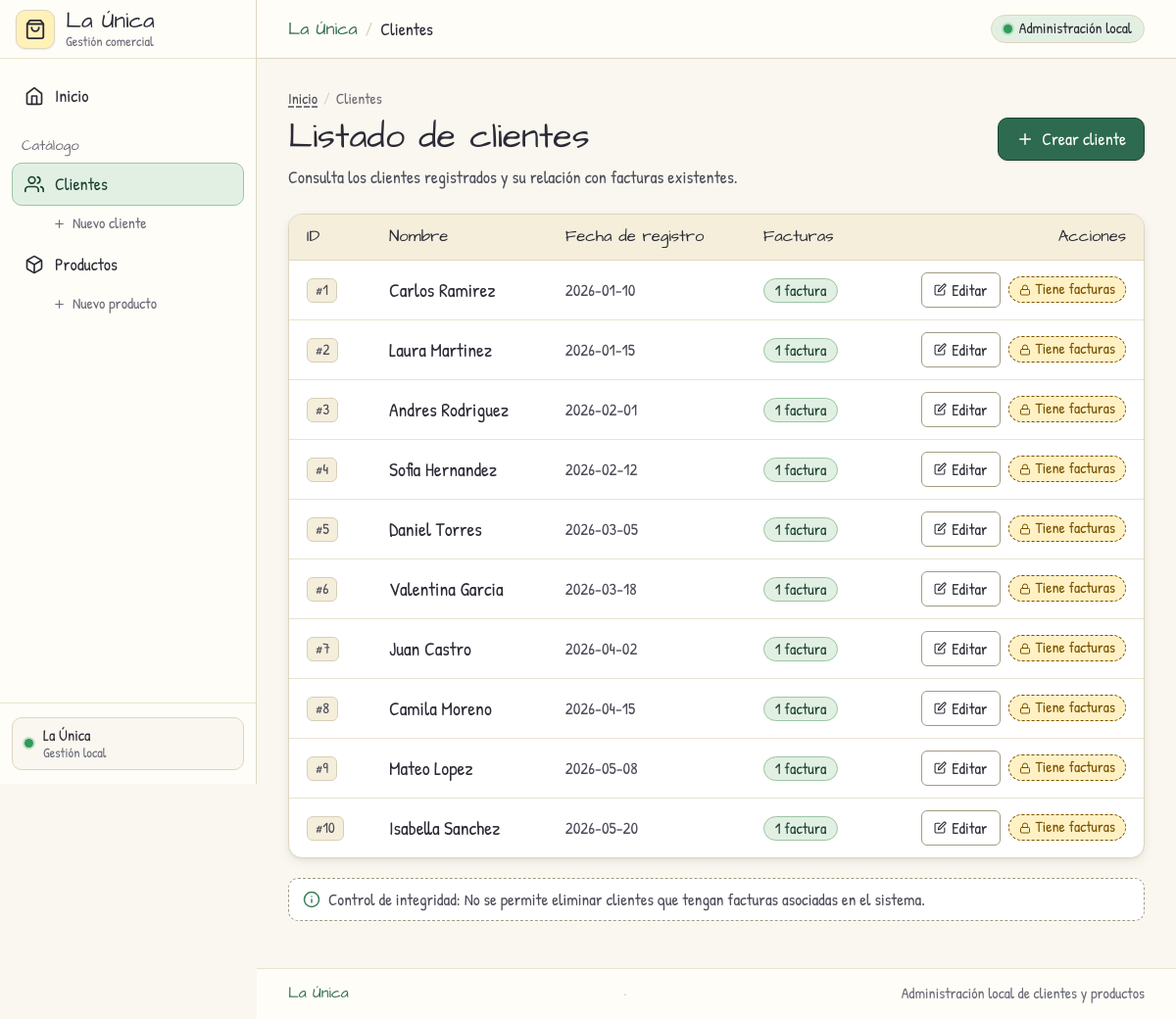
The page /php/clientes/ver_clientes.php on the database as committed earlier.
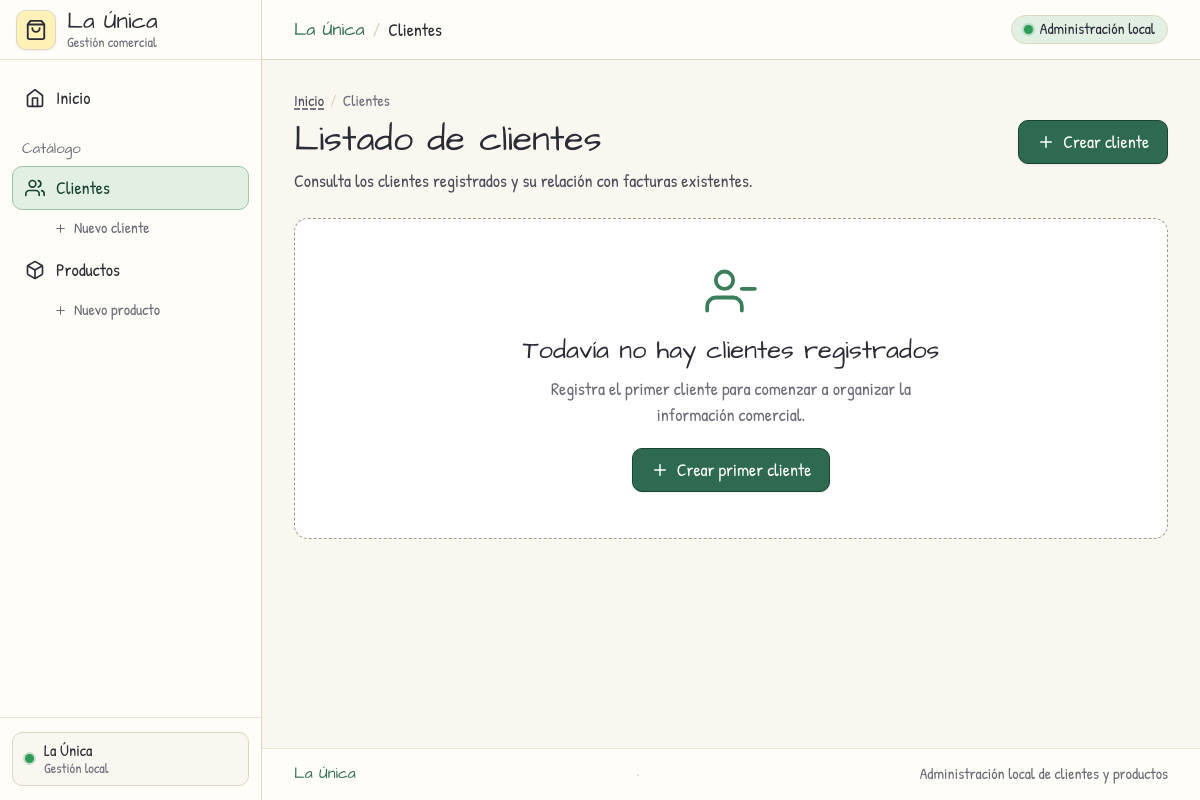
The same page on the database as committed later.
### tables this page shows
CREATE TABLE clientes (
    id_cliente INT PRIMARY KEY,
    nombre VARCHAR(100) NOT NULL,
    fecha_registro DATE DEFAULT (CURRENT_DATE)
);

### php/config/conexion.php (called while the page is built, shortened)
<?php
$scriptDir = str_replace('\\', '/', dirname((string)($_SERVER['SCRIPT_NAME'] ?? '/')));
$baseUrl = preg_replace('#/php/(clientes|productos|inicio)$#', '', $scriptDir);
$baseUrl = rtrim($baseUrl, '/');
function h($valor) {
    return htmlspecialchars((string)$valor, ENT_QUOTES | ENT_SUBSTITUTE, 'UTF-8');
}

### php/clientes/ver_clientes.php (the view, shortened to what this page needs)
<?php
require __DIR__ . '/../config/conexion.php';
$titulo = 'Clientes';
$seccionActiva = 'clientes';
$sql = 'SELECT c.id_cliente,c.nombre,c.fecha_registro,COUNT(f.id_factura) AS facturas FROM clientes c LEFT JOIN facturas f ON f.id_cliente=c.id_cliente GROUP BY c.id_cliente,c.nombre,c.fecha_registro ORDER BY c.id_cliente';
$resultado = $conexion->query($sql);
require __DIR__ . '/../includes/menu.php';
?>
<div class="encabezado-vista acciones-superiores">
    <div class="encabezado-info">
        <nav class="miga-pan" aria-label="Ruta de navegación">
            <a href="<?= h($baseUrl) ?>/main.php">Inicio</a>
            <span class="miga-separador" aria-hidden="true">/</span>
            <span>Clientes</span>
        </nav>
        <h1 class="encabezado-titulo">Listado de clientes</h1>
        <p class="encabezado-descripcion">Consulta los clientes registrados y su relación con facturas existentes.</p>
    </div>
    <div class="encabezado-acciones">
        <a class="boton" href="crear_cliente.php">
            <svg class="boton-icono" viewBox="0 0 24 24" fill="none" stroke="currentColor" stroke-width="2" stroke-linecap="round" stroke-linejoin="round" aria-hidden="true">
                <line x1="12" y1="5" x2="12" y2="19"/>
                <line x1="5" y1="12" x2="19" y2="12"/>
            </svg>
            <span>Crear cliente</span>
        </a>
    </div>
</div>
<?php if (!$resultado || $resultado->num_rows === 0): ?>
    <div class="sin-datos estado-vacio">
        <svg class="estado-vacio-icono" viewBox="0 0 24 24" fill="none" stroke="currentColor" stroke-width="1.75" stroke-linecap="round" stroke-linejoin="round" aria-hidden="true">
            <path d="M17 21v-2a4 4 0 0 0-4-4H5a4 4 0 0 0-4 4v2"/>
            <circle cx="9" cy="7" r="4"/>
            <line x1="23" y1="11" x2="17" y2="11"/>
        </svg>
        <h2 class="estado-vacio-titulo">Todavía no hay clientes registrados</h2>
        <p class="estado-vacio-texto">Registra el primer cliente para comenzar a organizar la información comercial.</p>
        <a class="boton" href="crear_cliente.php">
            <svg class="boton-icono" viewBox="0 0 24 24" fill="none" stroke="currentColor" stroke-width="2" stroke-linecap="round" stroke-linejoin="round" aria-hidden="true">
                <line x1="12" y1="5" x2="12" y2="19"/>
                <line x1="5" y1="12" x2="19" y2="12"/>
            </svg>
            <span>Crear primer cliente</span>
        </a>
    </div>
<?php else: ?>
    <div class="tabla-wrap tabla-contenedor">
        <table class="tabla">
            <thead>
                <tr>
                    <th scope="col">ID</th>
                    <th scope="col">Nombre</th>
                    <th scope="col">Fecha de registro</th>
                    <th scope="col">Facturas</th>
                    <th scope="col" class="texto-derecha">Acciones</th>
                </tr>
            </thead>
            <tbody>
                <?php while ($c = $resultado->fetch_assoc()): ?>
                    <tr>
                        <td>
                            <span class="chip-id">#<?= h($c['id_cliente']) ?></span>
                        </td>
                        <td>
                            <span class="celda-destacada"><?= h($c['nombre']) ?></span>
                        </td>
                        <td>
                            <span class="celda-fecha"><?= h($c['fecha_registro']) ?></span>
                        </td>
                        <td>
                            <span class="insignia-facturas <?= (int)$c['facturas'] > 0 ? 'con-facturas' : 'sin-facturas' ?>">
                                <?= h($c['facturas']) ?> <?= (int)$c['facturas'] === 1 ? 'factura' : 'facturas' ?>
                            </span>
                        </td>
                        <td>
                            <div class="acciones" style="justify-content: flex-end;">
                                <a class="editar" href="editar_cliente.php?id=<?= h($c['id_cliente']) ?>" title="Editar cliente #<?= h($c['id_cliente']) ?>">
                                    <svg width="13" height="13" viewBox="0 0 24 24" fill="none" stroke="currentColor" stroke-width="2" stroke-linecap="round" stroke-linejoin="round" aria-hidden="true">
                                        <path d="M11 4H4a2 2 0 0 0-2 2v14a2 2 0 0 0 2 2h14a2 2 0 0 0 2-2v-7"/>
                                        <path d="M18.5 2.5a2.121 2.121 0 0 1 3 3L12 15l-4 1 1-4 9.5-9.5z"/>
                                    </svg>
                                    <span>Editar</span>
                                </a>
                                <?php if ((int)$c['facturas'] === 0): ?>
                                    <form method="post" action="eliminar_cliente.php" onsubmit="return confirm('¿Eliminar este cliente?')">
                                        <input type="hidden" name="id_cliente" value="<?= h($c['id_cliente']) ?>">
                                        <button type="submit" class="boton-peligro" title="Eliminar cliente #<?= h($c['id_cliente']) ?>">
                                            <svg width="13" height="13" viewBox="0 0 24 24" fill="none" stroke="currentColor" stroke-width="2" stroke-linecap="round" stroke-linejoin="round" aria-hidden="true">
                                                <polyline points="3 6 5 6 21 6"/>
                                                <path d="M19 6v14a2 2 0 0 1-2 2H7a2 2 0 0 1-2-2V6m3 0V4a2 2 0 0 1 2-2h4a2 2 0 0 1 2 2v2"/>
                                            </svg>
                                            <span>Eliminar</span>
                                        </button>
                                    </form>
                                <?php else: ?>
                                    <span class="bloqueado etiqueta-bloqueado" title="No se puede eliminar: el cliente tiene facturas asociadas">
                                        <svg width="12" height="12" viewBox="0 0 24 24" fill="none" stroke="currentColor" stroke-width="2" stroke-linecap="round" stroke-linejoin="round" aria-hidden="true">
                                            <rect x="3" y="11" width="18" height="11" rx="2" ry="2"/>
                                            <path d="M7 11V7a5 5 0 0 1 10 0v4"/>
                                        </svg>
                                        <span>Tiene facturas</span>
                                    </span>
                                <?php endif; ?>
                            </div>
                        </td>
                    </tr>
                <?php endwhile; ?>
            </tbody>
        </table>
    </div>
    <div class="nota nota-informativa">
        <svg class="nota-icono" viewBox="0 0 24 24" fill="none" stroke="currentColor" stroke-width="2" stroke-linecap="round" stroke-linejoin="round" aria-hidden="true">
            <circle cx="12" cy="12" r="10"/>
            <line x1="12" y1="16" x2="12" y2="12"/>
            <line x1="12" y1="8" x2="12.01" y2="8"/>
        </svg>
        <span>Control de integridad: No se permite eliminar clientes que tengan facturas asociadas en el sistema.</span>
    </div>
<?php endif; ?>
<?php require __DIR__ . '/../includes/pie.php'; ?>

### php/includes/menu.php (shortened to what this page needs)
<?php
$titulo = $titulo ?? 'La Única';
$seccionActual = $seccionActiva ?? '';
$paginaActual = basename(str_replace('\\', '/', (string)($_SERVER['SCRIPT_NAME'] ?? '')));
?>
<!doctype html>
<html lang="es">
<head>
<link rel="stylesheet" href="<?= h($baseUrl) ?>/assets/css/estilos.css">
</head>
<body class="shell-layout">
<div class="layout-app">
    <aside id="barra-lateral" class="barra-lateral" aria-label="Menú principal de La Única">
        <div class="sidebar-cabecera">
            <a class="sidebar-marca" href="<?= h($baseUrl) ?>/main.php" title="Panel La Única">
                <span class="marca-emblema" aria-hidden="true">
                    <svg width="22" height="22" viewBox="0 0 24 24" fill="none" stroke="currentColor" stroke-width="2" stroke-linecap="round" stroke-linejoin="round">
                        <path d="M6 2L3 6v14a2 2 0 0 0 2 2h14a2 2 0 0 0 2-2V6l-3-4z"/>
                        <line x1="3" y1="6" x2="21" y2="6"/>
                        <path d="M16 10a4 4 0 0 1-8 0"/>
                    </svg>
                </span>
                <span class="marca-texto">
                    <span class="marca-nombre">La Única</span>
                    <span class="marca-subtexto">Gestión comercial</span>
                </span>
            </a>
        </div>
        <div class="sidebar-cuerpo">
            <div class="sidebar-grupo">
                <nav class="sidebar-nav" aria-label="Navegación del sistema">
                    <a class="nav-enlace<?= $seccionActual === 'inicio' ? ' activo' : '' ?>" href="<?= h($baseUrl) ?>/main.php"<?= $paginaActual === 'main.php' ? ' aria-current="page"' : '' ?>>
                        <svg class="nav-icono" width="20" height="20" viewBox="0 0 24 24" fill="none" stroke="currentColor" stroke-width="2" stroke-linecap="round" stroke-linejoin="round" aria-hidden="true">
                            <path d="M3 9l9-7 9 7v11a2 2 0 0 1-2 2H5a2 2 0 0 1-2-2z"/>
                            <polyline points="9 22 9 12 15 12 15 22"/>
                        </svg>
                        <span>Inicio</span>
                    </a>
                </nav>
            </div>
            <div class="sidebar-grupo">
                <span class="sidebar-rotulo">Catálogo</span>
                <nav class="sidebar-nav" aria-label="Clientes y productos">
                    <div class="nav-item-complejo">
                        <a class="nav-enlace<?= $seccionActual === 'clientes' ? ' activo' : '' ?>" href="<?= h($baseUrl) ?>/php/clientes/ver_clientes.php"<?= $paginaActual === 'ver_clientes.php' ? ' aria-current="page"' : '' ?>>
                            <span>Clientes</span>
                        </a>
                        <a class="nav-subenlace<?= $paginaActual === 'crear_cliente.php' ? ' activo' : '' ?>" href="<?= h($baseUrl) ?>/php/clientes/crear_cliente.php" title="Crear nuevo cliente"<?= $paginaActual === 'crear_cliente.php' ? ' aria-current="page"' : '' ?>>
                            <svg width="13" height="13" viewBox="0 0 24 24" fill="none" stroke="currentColor" stroke-width="2" stroke-linecap="round" stroke-linejoin="round" aria-hidden="true">
                                <line x1="12" y1="5" x2="12" y2="19"/>
                                <line x1="5" y1="12" x2="19" y2="12"/>
                            </svg>
                            <span>Nuevo cliente</span>
                        </a>
                    </div>
                    <div class="nav-item-complejo">
                        <a class="nav-enlace<?= $seccionActual === 'productos' ? ' activo' : '' ?>" href="<?= h($baseUrl) ?>/php/productos/ver_productos.php"<?= $paginaActual === 'ver_productos.php' ? ' aria-current="page"' : '' ?>>
                            <span>Productos</span>
                        </a>
                        <a class="nav-subenlace<?= $paginaActual === 'crear_producto.php' ? ' activo' : '' ?>" href="<?= h($baseUrl) ?>/php/productos/crear_producto.php" title="Crear nuevo producto"<?= $paginaActual === 'crear_producto.php' ? ' aria-current="page"' : '' ?>>
                            <svg width="13" height="13" viewBox="0 0 24 24" fill="none" stroke="currentColor" stroke-width="2" stroke-linecap="round" stroke-linejoin="round" aria-hidden="true">
                                <line x1="12" y1="5" x2="12" y2="19"/>
                                <line x1="5" y1="12" x2="19" y2="12"/>
                            </svg>
                            <span>Nuevo producto</span>
                        </a>
                    </div>
                </nav>
            </div>
        </div>
        <div class="sidebar-pie">
            <div class="terminal-badge" title="Panel local de administración">
                <span class="punto-estado" aria-hidden="true"></span>
                <div class="terminal-badge-info">
                    <span class="terminal-badge-titulo">La Única</span>
                    <span class="terminal-badge-sub">Gestión local</span>
                </div>
            </div>
        </div>
    </aside>
    <div class="area-principal">
        <header class="topbar-principal" role="banner">
            <div class="topbar-izquierda">
                <div class="topbar-contexto">
                    <span class="topbar-sistema">La Única</span>
                    <span class="topbar-separador" aria-hidden="true">/</span>
                    <span class="topbar-modulo"><?= h($titulo) ?></span>
                </div>
            </div>
            <div class="topbar-meta">
                <span class="insignia-facturadora-estado">
                    <span class="punto-estado" aria-hidden="true"></span>
                    <span>Administración local</span>
                </span>
            </div>
        </header>
        <main id="contenido-principal" class="contenedor contenedor-contenido">

### php/includes/pie.php (shortened to what this page needs)
        </main>
        <footer class="pie-app" role="contentinfo">
            <div class="pie-inner">
                <span class="pie-marca">La Única</span>
                <span class="pie-separador" aria-hidden="true">·</span>
                <span>Administración local de clientes y productos</span>
            </div>
        </footer>
    </div>
</div>
</body>
</html>

Rows that differ between the two databases and show on the page:
removed clientes: id_cliente "1", nombre "Carlos Ramirez", fecha_registro "2026-01-10", facturas "1"
removed clientes: id_cliente "2", nombre "Laura Martinez", fecha_registro "2026-01-15", facturas "1"
removed clientes: id_cliente "3", nombre "Andres Rodriguez", fecha_registro "2026-02-01", facturas "1"
removed clientes: id_cliente "4", nombre "Sofia Hernandez", fecha_registro "2026-02-12", facturas "1"
removed clientes: id_cliente "5", nombre "Daniel Torres", fecha_registro "2026-03-05", facturas "1"
removed clientes: id_cliente "6", nombre "Valentina Garcia", fecha_registro "2026-03-18", facturas "1"
removed clientes: id_cliente "7", nombre "Juan Castro", fecha_registro "2026-04-02", facturas "1"
removed clientes: id_cliente "8", nombre "Camila Moreno", fecha_registro "2026-04-15", facturas "1"
removed clientes: id_cliente "9", nombre "Mateo Lopez", fecha_registro "2026-05-08", facturas "1"
removed clientes: id_cliente "10", nombre "Isabella Sanchez", fecha_registro "2026-05-20", facturas "1"
Other text that changed with them:
text no longer shown: "ID Nombre Fecha de registro Facturas Acciones Control de integridad: No se permite eliminar clientes que tengan facturas asociadas en el sistema."
text now shown: "Todavía no hay clientes registrados Registra el primer cliente para comenzar a organizar la información comercial. Crear primer cliente"
